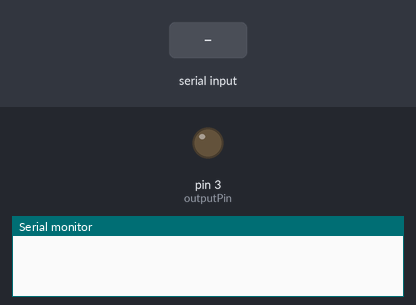
Bench run of a sketch on a simulated Arduino Leonardo, built with avr-gcc and run on an emulated ATmega32U4. Shown: output pins drawn as LEDs (lit = HIGH), the last lines printed to the serial monitor. Inputs (shaded band) come from the test bench.

Above: at 0.8 s.
0.9 s: "90,45\n" received over Serial
2.4 s: "30,150\n" received over Serial
At 3.2 s:
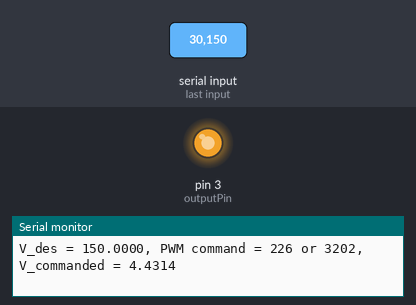
Timing chart, 0 to 5.4 s (numbered marks = the images above; inputs shaded):
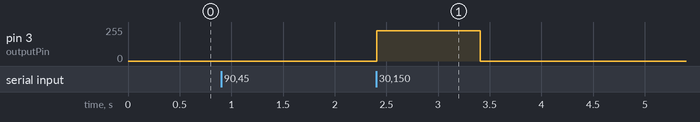

Measured:
- after the input at 2.4 s, pin 3 (outputPin): 0/255 → 226/255 at once, → 0/255 1.0 s later

The sketch:

sketch_06_08_analog_output_read_w_multimeter_Gabe.ino
```cpp
//sketch 06-08

int outputPin = 3;


void setup()
{
  pinMode(outputPin, OUTPUT);
  Serial.begin(115200);
  while (!Serial){} //If using an Arduino Leonardo or equivalent, wait until the serial port
                    //is ready so that the following statement is not missed by the Serial Monitor

  /////////////////////////////////////////////////////////////////////////////////
  //USER *MUST* INPUT A CHAR ON THE SERIAL PORT BEFORE THE PROGRAM WILL BEGIN!!!!//
  /////////////////////////////////////////////////////////////////////////////////

  //wait for the user to input any character to begin the program
  while (Serial.available()<=0){}
  //flush the serial input buffer of the just entered character(s)
  while (Serial.available()>0){
    Serial.read();
  }
  Serial.println("Enter Volts 0 to 5");
}


void loop()
{
  if (Serial.available() > 0)
  {
//    char ch = Serial.read();
//    int volts = (ch - '0') * 51;
//    analogWrite(outputPin, volts);

    float V_des = Serial.parseFloat(); //V
    uint8_t command = V_des*51.0; //V; truncated to uint8_t
    float V_com = command*5.0/255.0; //Voltage actually commanded, based on truncation above, & resolution of analogWrite
    Serial.print("V_des = ");
    Serial.print(V_des,4);
    Serial.print(", PWM command = ");
    Serial.print(command);
    Serial.print(" or ");
    Serial.print(command,4); //<--------NOTE: THIS PRODUCES STRANGE OUTPUT, W/4 #S INSTEAD OF 3 AT TIMES (EX: 34-->344 OR SOMETHING)
                             //I *THINK* that what *may* be happening, is when I specify the precision, it forces Serial.print to interpret
                             //the "command" value as a 4-byte float instead of a 1-byte uint8_t.
    Serial.print(", V_commanded = ");
    Serial.println(V_com,4);
    analogWrite(outputPin,command);
  }
}
```
